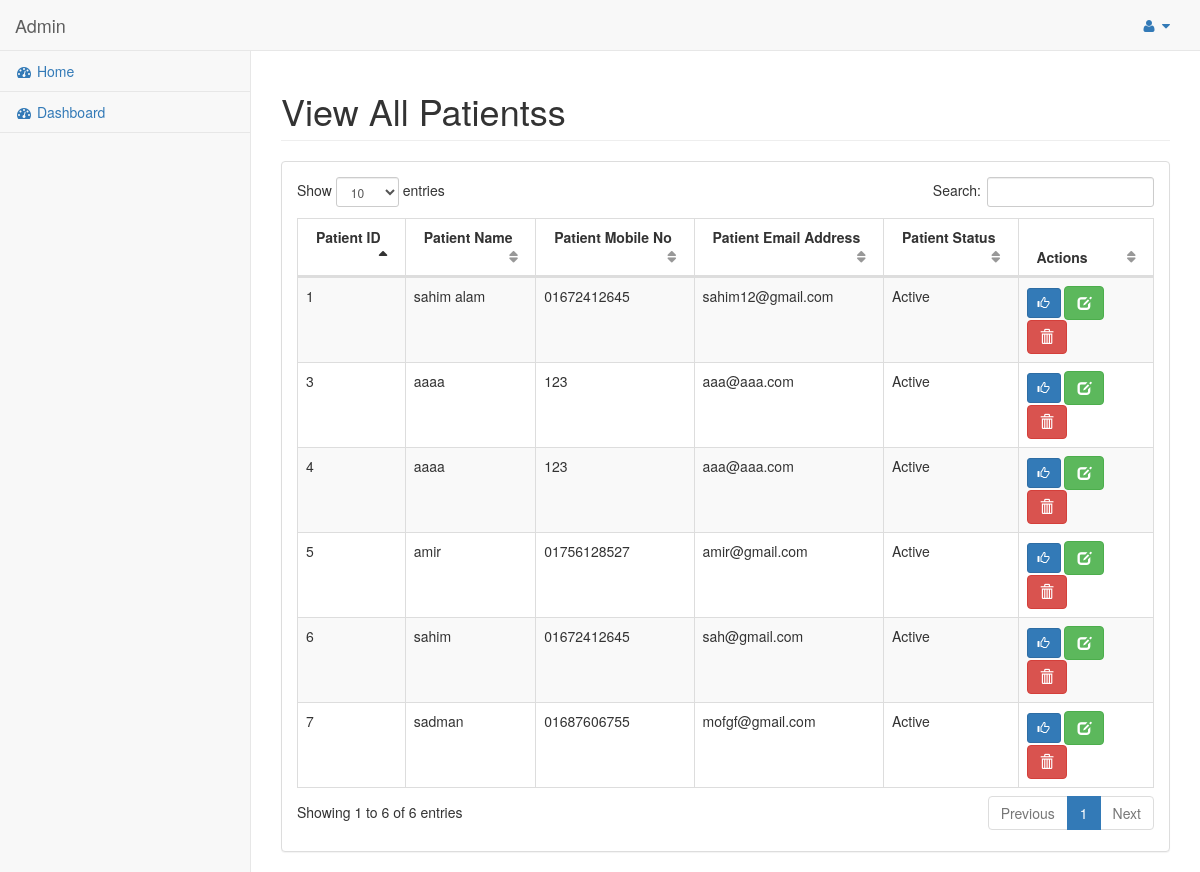
Before: /index.php/patient/patient_list with the older database file.
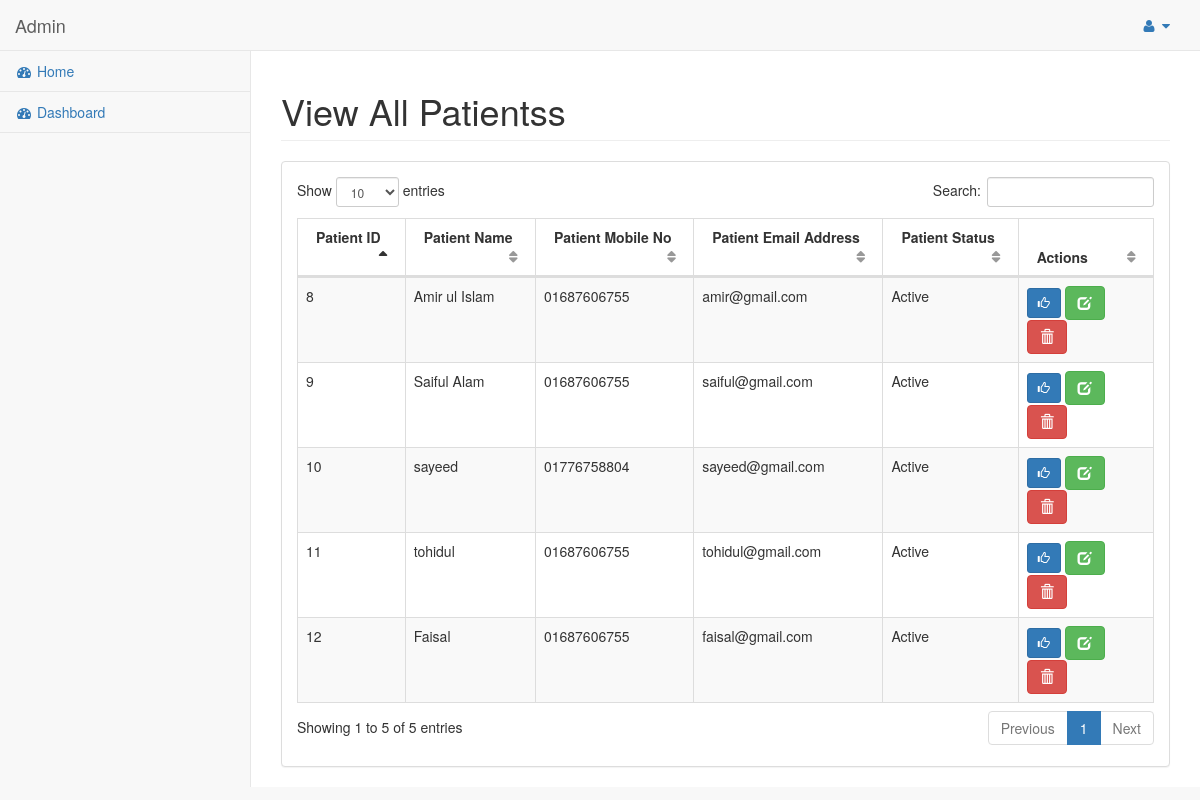
After: the same page with the newer database file.
### tables this page shows
CREATE TABLE `tbl_patient` (
  `patient_id` int(11) NOT NULL,
  `patient_name` varchar(255) NOT NULL,
  `mobile_no` varchar(50) NOT NULL,
  `email_address` varchar(255) NOT NULL,
  `password` varchar(255) NOT NULL,
  `status` tinyint(3) NOT NULL
);

### application/controllers/Patient.php (called while the page is built, shortened)
<?php
class Patient extends CI_Controller
{
    public function __construct()
    {
        $this->load->model('patient_model');
    }
    public function patient_list()
    {
        $data = array();
        $data['patient_data'] = $this->patient_model->select_all_patients();
        $data['dashboard'] = $this->load->view('admin/admin_pages/manage_patient_list', $data, true);
        $this->load->view('admin/admin_master', $data);
    }
}

### index.php (called while the page is built, shortened)
<?php
require_once BASEPATH.'core/CodeIgniter.php';

### application/models/Patient_model.php (called while the page is built, shortened)
<?php
class Patient_model extends CI_Model
{
    public function select_all_patients()
    {
        $result = $this->db->select('*')
            ->from('tbl_patient')
            ->get()
            ->result();
        return $result;
    }
}

### application/views/admin/admin_pages/manage_patient_list.php (the view, shortened to what this page needs)
<div class="row">
    <div class="col-lg-12">
        <h1 class="page-header">View All Patientss</h1>
    </div>
</div>
<div class="row">
    <div class="col-lg-12">
        <div class="panel panel-default">
            <div class="panel-body">
                <table width="100%" class="table table-striped table-bordered table-hover" id="dataTables-example">
                    <thead>
                    <tr>
                        <th>Patient ID</th>
                        <th>Patient Name</th>
                        <th>Patient Mobile No</th>
                        <th>Patient Email Address</th>
                        <th>Patient Status</th>
                        <th>Actions</th>
                    </tr>
                    </thead>
                    <tbody>
                    <?php
                    foreach ($patient_data as $v_patient) {?>
                        <tr>
                            <td><?php echo $v_patient->patient_id?></td>
                            <td><?php echo $v_patient->patient_name?></td>
                            <td><?php echo $v_patient->mobile_no?></td>
                            <td><?php echo $v_patient->email_address?></td>
                            <td>
                                <?php
                                if($v_patient->status ==1){
                                    echo 'Active';
                                }
                                elseif($v_patient->status ==2){
                                    echo 'Inactive';
                                }
                                ?>
                            </td>
                            <td>
                                <?php if($v_patient->status ==1 ){?>
                                    <a href="<?php echo base_url("patient/change_patient_status/$v_patient->patient_id/2")?>" class='btn btn-primary btn-sm' title="Update Status">
                                        <i class="glyphicon glyphicon-thumbs-up"></i>
                                    </a>
                                <?php } elseif($v_patient->status ==2) { ?>
                                    <a href="<?php echo base_url("patient/change_patient_status/$v_patient->patient_id/1")?>" class='btn btn-primary btn-sm' title="Update Status">
                                        <i class="glyphicon glyphicon-thumbs-down"></i>
                                    </a>
                                <?php } ?>
                                <a href="<?php echo base_url("patient/edit_patient/$v_patient->patient_id")?>" class="btn btn-success" title="Edit"><span class="glyphicon glyphicon-edit"></span></a>
                                <a href="<?php echo base_url("patient/delete_patient/$v_patient->patient_id")?>" class="btn btn-danger" title="Delete" onclick="return confirm('Are you sure want to delete!!')"><span class="glyphicon glyphicon-trash"></span></a>
                            </td>
                        </tr>
                    <?php }?>
                    </tbody>
                </table>
            </div>
        </div>
    </div>
</div>

Changed rows visible on the page:
removed tbl_patient: patient_id "1", patient_name "sahim alam", mobile_no "01672412645", email_address "sahim12@gmail.com", status "Active"
removed tbl_patient: patient_id "3", patient_name "aaaa", mobile_no "123", email_address "aaa@aaa.com", status "Active"
removed tbl_patient: patient_id "4", patient_name "aaaa", mobile_no "123", email_address "aaa@aaa.com", status "Active"
removed tbl_patient: patient_id "5", patient_name "amir", mobile_no "01756128527", email_address "amir@gmail.com", status "Active"
removed tbl_patient: patient_id "6", patient_name "sahim", mobile_no "01672412645", email_address "sah@gmail.com", status "Active"
removed tbl_patient: patient_id "7", patient_name "sadman", mobile_no "01687606755", email_address "mofgf@gmail.com", status "Active"
added tbl_patient: patient_id "8", patient_name "Amir ul Islam", mobile_no "01687606755", email_address "amir@gmail.com", status "Active"
added tbl_patient: patient_id "9", patient_name "Saiful Alam", mobile_no "01687606755", email_address "saiful@gmail.com", status "Active"
added tbl_patient: patient_id "10", patient_name "sayeed", mobile_no "01776758804", email_address "sayeed@gmail.com", status "Active"
added tbl_patient: patient_id "11", patient_name "tohidul", mobile_no "01687606755", email_address "tohidul@gmail.com", status "Active"
added tbl_patient: patient_id "12", patient_name "Faisal", mobile_no "01687606755", email_address "faisal@gmail.com", status "Active"
Other visible differences:
text written by a page script: "Show entries Search: Showing 1 to 6 of 6 entries Previous 1 Next" → "Show entries Search: Showing 1 to 5 of 5 entries Previous 1 Next"
